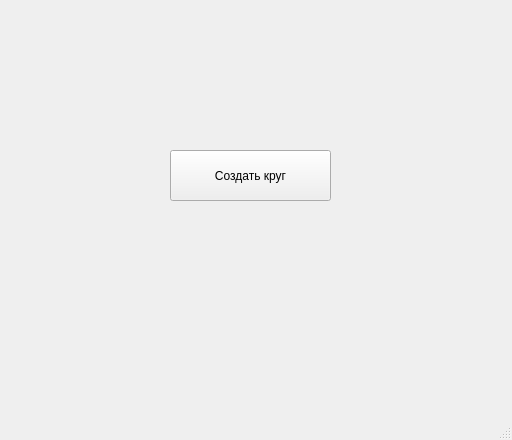
<?xml version="1.0" encoding="UTF-8"?>
<ui version="4.0">
 <class>MainWindow</class>
 <widget class="QMainWindow" name="MainWindow">
  <property name="geometry">
   <rect>
    <x>0</x>
    <y>0</y>
    <width>512</width>
    <height>440</height>
   </rect>
  </property>
  <property name="windowTitle">
   <string>MainWindow</string>
  </property>
  <widget class="QWidget" name="centralwidget">
   <widget class="QPushButton" name="btn">
    <property name="geometry">
     <rect>
      <x>170</x>
      <y>150</y>
      <width>161</width>
      <height>51</height>
     </rect>
    </property>
    <property name="text">
     <string>Создать круг</string>
    </property>
   </widget>
  </widget>
  <widget class="QMenuBar" name="menubar">
   <property name="geometry">
    <rect>
     <x>0</x>
     <y>0</y>
     <width>512</width>
     <height>24</height>
    </rect>
   </property>
  </widget>
  <widget class="QStatusBar" name="statusbar"/>
 </widget>
 <resources/>
 <connections/>
</ui>
